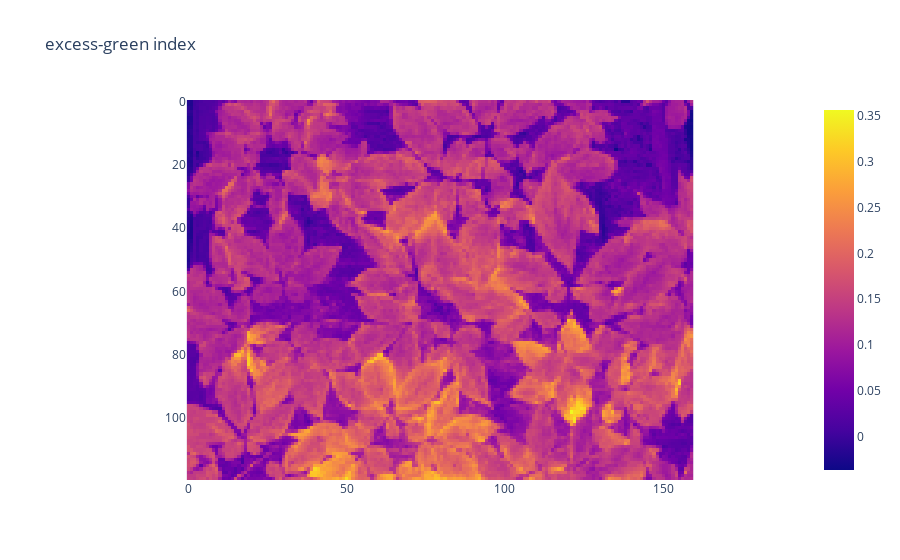
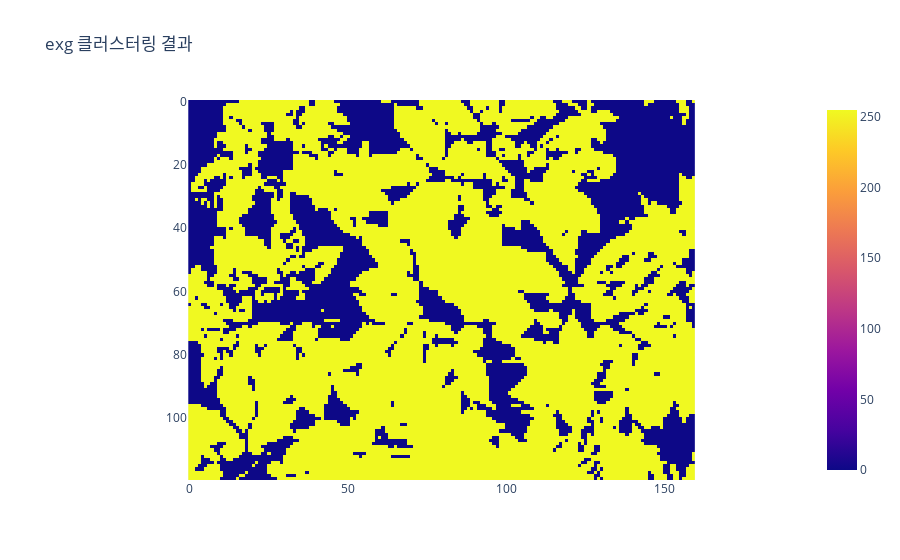

Write notebook code for charts like these, in order.
### Markdown cell above
# Excess-green(exg) 인덱스를 Jenks Natural Breaks로 클러스터링

### Code cell
import numpy as np
import jenkspy

# excess-green
exg = np.zeros(shape=rgb_image.shape[:-1])
for row, col, _channel in np.ndindex(rgb_image.shape):
    b, g, r = rgb_image[row][col] / rgb_image[row][col].sum()
    exg[row][col] = 2 * g - r - b


breaks = jenkspy.jenks_breaks(exg.ravel(), nb_class=2)

fig = px.imshow(exg, title='excess-green index')
fig.show()

exg_region = np.zeros(shape=exg.shape, dtype=np.uint8)
for row, col in np.ndindex(exg_region.shape):
    exg_region[row, col] = 0xFF if breaks[1] <= exg[row, col] else 0

fig = px.imshow(exg_region, title='exg 클러스터링 결과')
fig.show()

### Figure 1 — Plotly figure (JSON) as saved in the notebook; plotly's stock layout.template omitted (floating-point values rounded to 4 significant figures; data arrays with more than 128 entries replaced by an {"elided": "..."} marker saying what was removed)
{"data": [{"coloraxis": "coloraxis", "hovertemplate": "x: %{x}<br>y: %{y}<br>color: %{z}<extra></extra>", "name": "0", "type": "heatmap", "xaxis": "x", "yaxis": "y", "z": {"elided": "120x160 float values"}}], "layout": {"coloraxis": {"colorscale": [[0, "#0d0887"], [0.1111, "#46039f"], [0.2222, "#7201a8"], [0.3333, "#9c179e"], [0.4444, "#bd3786"], [0.5556, "#d8576b"], [0.6667, "#ed7953"], [0.7778, "#fb9f3a"], [0.8889, "#fdca26"], [1, "#f0f921"]]}, "title": {"text": "excess-green index"}, "xaxis": {"anchor": "y", "constrain": "domain", "domain": [0, 1], "scaleanchor": "y"}, "yaxis": {"anchor": "x", "autorange": "reversed", "constrain": "domain", "domain": [0, 1]}}}

### Figure 2 — Plotly figure (JSON) as saved in the notebook; plotly's stock layout.template omitted (floating-point values rounded to 4 significant figures; data arrays with more than 128 entries replaced by an {"elided": "..."} marker saying what was removed)
{"data": [{"coloraxis": "coloraxis", "hovertemplate": "x: %{x}<br>y: %{y}<br>color: %{z}<extra></extra>", "name": "0", "type": "heatmap", "xaxis": "x", "yaxis": "y", "z": {"elided": "120x160 int values"}}], "layout": {"coloraxis": {"colorscale": [[0, "#0d0887"], [0.1111, "#46039f"], [0.2222, "#7201a8"], [0.3333, "#9c179e"], [0.4444, "#bd3786"], [0.5556, "#d8576b"], [0.6667, "#ed7953"], [0.7778, "#fb9f3a"], [0.8889, "#fdca26"], [1, "#f0f921"]]}, "title": {"text": "exg 클러스터링 결과"}, "xaxis": {"anchor": "y", "constrain": "domain", "domain": [0, 1], "scaleanchor": "y"}, "yaxis": {"anchor": "x", "autorange": "reversed", "constrain": "domain", "domain": [0, 1]}}}
